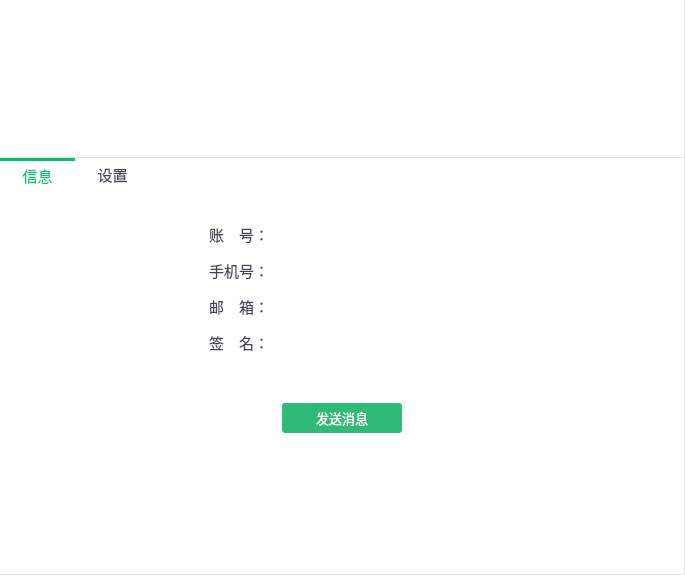
<?xml version="1.0" encoding="UTF-8"?>
<ui version="4.0">
 <class>STContactDetailClass</class>
 <widget class="QWidget" name="STContactDetailClass">
  <property name="geometry">
   <rect>
    <x>0</x>
    <y>0</y>
    <width>685</width>
    <height>575</height>
   </rect>
  </property>
  <property name="windowTitle">
   <string>STContactDetail</string>
  </property>
  <property name="styleSheet">
   <string notr="true">border:0px;</string>
  </property>
  <layout class="QVBoxLayout" name="verticalLayout" stretch="0,1">
   <property name="spacing">
    <number>0</number>
   </property>
   <property name="leftMargin">
    <number>0</number>
   </property>
   <property name="topMargin">
    <number>0</number>
   </property>
   <property name="rightMargin">
    <number>0</number>
   </property>
   <property name="bottomMargin">
    <number>0</number>
   </property>
   <item>
    <widget class="QWidget" name="widget" native="true">
     <property name="styleSheet">
      <string notr="true">QWidget#widget{border-bottom: 1px solid #e3e3e3;border-right: 1px solid #e3e3e3;background-color: rgb(255, 255, 255);}</string>
     </property>
     <layout class="QHBoxLayout" name="horizontalLayout">
      <property name="spacing">
       <number>0</number>
      </property>
      <property name="leftMargin">
       <number>0</number>
      </property>
      <property name="topMargin">
       <number>20</number>
      </property>
      <property name="rightMargin">
       <number>0</number>
      </property>
      <property name="bottomMargin">
       <number>20</number>
      </property>
      <item>
       <spacer name="horizontalSpacer">
        <property name="orientation">
         <enum>Qt::Horizontal</enum>
        </property>
        <property name="sizeHint" stdset="0">
         <size>
          <width>291</width>
          <height>20</height>
         </size>
        </property>
       </spacer>
      </item>
      <item>
       <widget class="QWidget" name="widget_3" native="true">
        <layout class="QVBoxLayout" name="verticalLayout_2">
         <property name="spacing">
          <number>8</number>
         </property>
         <property name="leftMargin">
          <number>0</number>
         </property>
         <property name="topMargin">
          <number>0</number>
         </property>
         <property name="rightMargin">
          <number>0</number>
         </property>
         <property name="bottomMargin">
          <number>0</number>
         </property>
         <item>
          <widget class="QWidget" name="widget_7" native="true">
           <property name="minimumSize">
            <size>
             <width>0</width>
             <height>0</height>
            </size>
           </property>
           <layout class="QHBoxLayout" name="horizontalLayout_5">
            <property name="spacing">
             <number>0</number>
            </property>
            <property name="leftMargin">
             <number>0</number>
            </property>
            <property name="topMargin">
             <number>0</number>
            </property>
            <property name="rightMargin">
             <number>0</number>
            </property>
            <property name="bottomMargin">
             <number>0</number>
            </property>
            <item>
             <spacer name="horizontalSpacer_7">
              <property name="orientation">
               <enum>Qt::Horizontal</enum>
              </property>
              <property name="sizeHint" stdset="0">
               <size>
                <width>30</width>
                <height>20</height>
               </size>
              </property>
             </spacer>
            </item>
            <item>
             <widget class="MaskLabel" name="lblPic">
              <property name="sizePolicy">
               <sizepolicy hsizetype="Preferred" vsizetype="Preferred">
                <horstretch>80</horstretch>
                <verstretch>80</verstretch>
               </sizepolicy>
              </property>
              <property name="minimumSize">
               <size>
                <width>80</width>
                <height>80</height>
               </size>
              </property>
              <property name="maximumSize">
               <size>
                <width>80</width>
                <height>80</height>
               </size>
              </property>
              <property name="styleSheet">
               <string notr="true"/>
              </property>
              <property name="text">
               <string/>
              </property>
             </widget>
            </item>
            <item>
             <spacer name="horizontalSpacer_8">
              <property name="orientation">
               <enum>Qt::Horizontal</enum>
              </property>
              <property name="sizeHint" stdset="0">
               <size>
                <width>30</width>
                <height>20</height>
               </size>
              </property>
             </spacer>
            </item>
           </layout>
          </widget>
         </item>
         <item>
          <widget class="QWidget" name="widget_10" native="true">
           <property name="minimumSize">
            <size>
             <width>0</width>
             <height>0</height>
            </size>
           </property>
           <layout class="QHBoxLayout" name="horizontalLayout_10">
            <property name="spacing">
             <number>0</number>
            </property>
            <property name="leftMargin">
             <number>0</number>
            </property>
            <property name="topMargin">
             <number>0</number>
            </property>
            <property name="rightMargin">
             <number>0</number>
            </property>
            <property name="bottomMargin">
             <number>0</number>
            </property>
            <item>
             <spacer name="horizontalSpacer_19">
              <property name="orientation">
               <enum>Qt::Horizontal</enum>
              </property>
              <property name="sizeHint" stdset="0">
               <size>
                <width>10</width>
                <height>20</height>
               </size>
              </property>
             </spacer>
            </item>
            <item>
             <widget class="QLabel" name="lblName">
              <property name="minimumSize">
               <size>
                <width>200</width>
                <height>30</height>
               </size>
              </property>
              <property name="maximumSize">
               <size>
                <width>200</width>
                <height>30</height>
               </size>
              </property>
              <property name="font">
               <font>
                <family>微软雅黑</family>
                <pointsize>12</pointsize>
                <weight>50</weight>
                <bold>false</bold>
               </font>
              </property>
              <property name="styleSheet">
               <string notr="true">color: rgb(67, 69, 85);</string>
              </property>
              <property name="text">
               <string/>
              </property>
              <property name="alignment">
               <set>Qt::AlignCenter</set>
              </property>
             </widget>
            </item>
            <item>
             <spacer name="horizontalSpacer_20">
              <property name="orientation">
               <enum>Qt::Horizontal</enum>
              </property>
              <property name="sizeHint" stdset="0">
               <size>
                <width>10</width>
                <height>20</height>
               </size>
              </property>
             </spacer>
            </item>
           </layout>
          </widget>
         </item>
        </layout>
       </widget>
      </item>
      <item>
       <spacer name="horizontalSpacer_2">
        <property name="orientation">
         <enum>Qt::Horizontal</enum>
        </property>
        <property name="sizeHint" stdset="0">
         <size>
          <width>290</width>
          <height>20</height>
         </size>
        </property>
       </spacer>
      </item>
     </layout>
    </widget>
   </item>
   <item>
    <widget class="QWidget" name="widget_2" native="true">
     <property name="styleSheet">
      <string notr="true">

QWidget{background-color: rgb(255, 255, 255);}
QWidget#widget_2{border-right: 1px solid #e3e3e3;}
</string>
     </property>
     <layout class="QGridLayout" name="gridLayout">
      <property name="leftMargin">
       <number>0</number>
      </property>
      <property name="topMargin">
       <number>0</number>
      </property>
      <property name="rightMargin">
       <number>0</number>
      </property>
      <property name="bottomMargin">
       <number>0</number>
      </property>
      <property name="horizontalSpacing">
       <number>0</number>
      </property>
      <item row="0" column="0">
       <widget class="QTabWidget" name="tabWidget">
        <property name="font">
         <font>
          <family>微软雅黑</family>
          <pointsize>11</pointsize>
         </font>
        </property>
        <property name="autoFillBackground">
         <bool>false</bool>
        </property>
        <property name="styleSheet">
         <string notr="true">
QTabWidget::pane{border-bottom: 1px solid #e3e3e3;
border-right: 1px solid #e3e3e3;}

QTabWidget::tab-bar{alignment:center;}

#tabWidget QTabBar::tab
{
    min-width: 75px;
    min-height: 28px;
	font: 12pt &quot;微软雅黑&quot;;
}



#tabWidget QTabBar::tab:selected
{
    border-top: 3px solid #00c36e;
	color:#00c36e;
}

#tabWidget QTabBar::tab:!selected
{
    border-top: 0px;
	color: rgb(67, 69, 85);
}
</string>
        </property>
        <property name="tabPosition">
         <enum>QTabWidget::North</enum>
        </property>
        <property name="tabShape">
         <enum>QTabWidget::Rounded</enum>
        </property>
        <property name="currentIndex">
         <number>0</number>
        </property>
        <property name="elideMode">
         <enum>Qt::ElideMiddle</enum>
        </property>
        <property name="usesScrollButtons">
         <bool>false</bool>
        </property>
        <property name="tabsClosable">
         <bool>false</bool>
        </property>
        <property name="tabBarAutoHide">
         <bool>false</bool>
        </property>
        <widget class="QWidget" name="twDetail">
         <attribute name="title">
          <string>信息</string>
         </attribute>
         <layout class="QVBoxLayout" name="verticalLayout_3">
          <property name="topMargin">
           <number>30</number>
          </property>
          <item>
           <widget class="QWidget" name="widget_4" native="true">
            <layout class="QHBoxLayout" name="horizontalLayout_3">
             <property name="leftMargin">
              <number>0</number>
             </property>
             <property name="topMargin">
              <number>0</number>
             </property>
             <property name="rightMargin">
              <number>0</number>
             </property>
             <property name="bottomMargin">
              <number>0</number>
             </property>
             <item>
              <spacer name="horizontalSpacer_3">
               <property name="orientation">
                <enum>Qt::Horizontal</enum>
               </property>
               <property name="sizeHint" stdset="0">
                <size>
                 <width>40</width>
                 <height>20</height>
                </size>
               </property>
              </spacer>
             </item>
             <item>
              <widget class="QLabel" name="label_3">
               <property name="minimumSize">
                <size>
                 <width>100</width>
                 <height>30</height>
                </size>
               </property>
               <property name="maximumSize">
                <size>
                 <width>100</width>
                 <height>30</height>
                </size>
               </property>
               <property name="font">
                <font>
                 <family>微软雅黑</family>
                 <pointsize>11</pointsize>
                </font>
               </property>
               <property name="styleSheet">
                <string notr="true">color: rgb(67, 69, 85);</string>
               </property>
               <property name="text">
                <string>账　号：</string>
               </property>
               <property name="alignment">
                <set>Qt::AlignCenter</set>
               </property>
              </widget>
             </item>
             <item>
              <widget class="QLabel" name="lblJid">
               <property name="minimumSize">
                <size>
                 <width>200</width>
                 <height>30</height>
                </size>
               </property>
               <property name="maximumSize">
                <size>
                 <width>200</width>
                 <height>30</height>
                </size>
               </property>
               <property name="font">
                <font>
                 <family>微软雅黑</family>
                 <pointsize>11</pointsize>
                </font>
               </property>
               <property name="styleSheet">
                <string notr="true">color: rgb(67, 69, 85);</string>
               </property>
               <property name="text">
                <string/>
               </property>
               <property name="alignment">
                <set>Qt::AlignLeading|Qt::AlignLeft|Qt::AlignVCenter</set>
               </property>
              </widget>
             </item>
             <item>
              <spacer name="horizontalSpacer_4">
               <property name="orientation">
                <enum>Qt::Horizontal</enum>
               </property>
               <property name="sizeHint" stdset="0">
                <size>
                 <width>40</width>
                 <height>20</height>
                </size>
               </property>
              </spacer>
             </item>
            </layout>
           </widget>
          </item>
          <item>
           <widget class="QWidget" name="widget_5" native="true">
            <layout class="QHBoxLayout" name="horizontalLayout_4">
             <property name="leftMargin">
              <number>0</number>
             </property>
             <property name="topMargin">
              <number>0</number>
             </property>
             <property name="rightMargin">
              <number>0</number>
             </property>
             <property name="bottomMargin">
              <number>0</number>
             </property>
             <item>
              <spacer name="horizontalSpacer_5">
               <property name="orientation">
                <enum>Qt::Horizontal</enum>
               </property>
               <property name="sizeHint" stdset="0">
                <size>
                 <width>40</width>
                 <height>20</height>
                </size>
               </property>
              </spacer>
             </item>
             <item>
              <widget class="QLabel" name="label_5">
               <property name="minimumSize">
                <size>
                 <width>100</width>
                 <height>30</height>
                </size>
               </property>
               <property name="maximumSize">
                <size>
                 <width>100</width>
                 <height>30</height>
                </size>
               </property>
               <property name="font">
                <font>
                 <family>微软雅黑</family>
                 <pointsize>11</pointsize>
                </font>
               </property>
               <property name="styleSheet">
                <string notr="true">color: rgb(67, 69, 85);</string>
               </property>
               <property name="text">
                <string>手机号：</string>
               </property>
               <property name="alignment">
                <set>Qt::AlignCenter</set>
               </property>
              </widget>
             </item>
             <item>
              <widget class="QLabel" name="lblTelephone">
               <property name="minimumSize">
                <size>
                 <width>200</width>
                 <height>30</height>
                </size>
               </property>
               <property name="maximumSize">
                <size>
                 <width>200</width>
                 <height>30</height>
                </size>
               </property>
               <property name="font">
                <font>
                 <family>微软雅黑</family>
                 <pointsize>11</pointsize>
                </font>
               </property>
               <property name="styleSheet">
                <string notr="true">color: rgb(67, 69, 85);</string>
               </property>
               <property name="text">
                <string/>
               </property>
               <property name="alignment">
                <set>Qt::AlignLeading|Qt::AlignLeft|Qt::AlignVCenter</set>
               </property>
              </widget>
             </item>
             <item>
              <spacer name="horizontalSpacer_6">
               <property name="orientation">
                <enum>Qt::Horizontal</enum>
               </property>
               <property name="sizeHint" stdset="0">
                <size>
                 <width>40</width>
                 <height>20</height>
                </size>
               </property>
              </spacer>
             </item>
            </layout>
           </widget>
          </item>
          <item>
           <widget class="QWidget" name="widget_8" native="true">
            <layout class="QHBoxLayout" name="horizontalLayout_6">
             <property name="leftMargin">
              <number>0</number>
             </property>
             <property name="topMargin">
              <number>0</number>
             </property>
             <property name="rightMargin">
              <number>0</number>
             </property>
             <property name="bottomMargin">
              <number>0</number>
             </property>
             <item>
              <spacer name="horizontalSpacer_9">
               <property name="orientation">
                <enum>Qt::Horizontal</enum>
               </property>
               <property name="sizeHint" stdset="0">
                <size>
                 <width>40</width>
                 <height>20</height>
                </size>
               </property>
              </spacer>
             </item>
             <item>
              <widget class="QLabel" name="label_9">
               <property name="minimumSize">
                <size>
                 <width>100</width>
                 <height>30</height>
                </size>
               </property>
               <property name="maximumSize">
                <size>
                 <width>100</width>
                 <height>30</height>
                </size>
               </property>
               <property name="font">
                <font>
                 <family>微软雅黑</family>
                 <pointsize>11</pointsize>
                </font>
               </property>
               <property name="styleSheet">
                <string notr="true">color: rgb(67, 69, 85);</string>
               </property>
               <property name="text">
                <string>邮　箱：</string>
               </property>
               <property name="alignment">
                <set>Qt::AlignCenter</set>
               </property>
              </widget>
             </item>
             <item>
              <widget class="QLabel" name="lblEmail">
               <property name="minimumSize">
                <size>
                 <width>200</width>
                 <height>30</height>
                </size>
               </property>
               <property name="maximumSize">
                <size>
                 <width>200</width>
                 <height>30</height>
                </size>
               </property>
               <property name="font">
                <font>
                 <family>微软雅黑</family>
                 <pointsize>11</pointsize>
                </font>
               </property>
               <property name="styleSheet">
                <string notr="true">color: rgb(67, 69, 85);</string>
               </property>
               <property name="text">
                <string/>
               </property>
               <property name="alignment">
                <set>Qt::AlignLeading|Qt::AlignLeft|Qt::AlignVCenter</set>
               </property>
              </widget>
             </item>
             <item>
              <spacer name="horizontalSpacer_10">
               <property name="orientation">
                <enum>Qt::Horizontal</enum>
               </property>
               <property name="sizeHint" stdset="0">
                <size>
                 <width>40</width>
                 <height>20</height>
                </size>
               </property>
              </spacer>
             </item>
            </layout>
           </widget>
          </item>
          <item>
           <widget class="QWidget" name="widget_9" native="true">
            <layout class="QHBoxLayout" name="horizontalLayout_7">
             <property name="leftMargin">
              <number>0</number>
             </property>
             <property name="topMargin">
              <number>0</number>
             </property>
             <property name="rightMargin">
              <number>0</number>
             </property>
             <property name="bottomMargin">
              <number>0</number>
             </property>
             <item>
              <spacer name="horizontalSpacer_11">
               <property name="orientation">
                <enum>Qt::Horizontal</enum>
               </property>
               <property name="sizeHint" stdset="0">
                <size>
                 <width>40</width>
                 <height>20</height>
                </size>
               </property>
              </spacer>
             </item>
             <item>
              <widget class="QLabel" name="label_11">
               <property name="minimumSize">
                <size>
                 <width>100</width>
                 <height>30</height>
                </size>
               </property>
               <property name="maximumSize">
                <size>
                 <width>100</width>
                 <height>30</height>
                </size>
               </property>
               <property name="font">
                <font>
                 <family>微软雅黑</family>
                 <pointsize>11</pointsize>
                </font>
               </property>
               <property name="styleSheet">
                <string notr="true">color: rgb(67, 69, 85);</string>
               </property>
               <property name="text">
                <string>签　名：</string>
               </property>
               <property name="alignment">
                <set>Qt::AlignCenter</set>
               </property>
              </widget>
             </item>
             <item>
              <widget class="QLabel" name="lblDescription">
               <property name="minimumSize">
                <size>
                 <width>200</width>
                 <height>30</height>
                </size>
               </property>
               <property name="maximumSize">
                <size>
                 <width>200</width>
                 <height>30</height>
                </size>
               </property>
               <property name="font">
                <font>
                 <family>微软雅黑</family>
                 <pointsize>11</pointsize>
                </font>
               </property>
               <property name="styleSheet">
                <string notr="true">color: rgb(67, 69, 85);</string>
               </property>
               <property name="text">
                <string/>
               </property>
               <property name="alignment">
                <set>Qt::AlignLeading|Qt::AlignLeft|Qt::AlignVCenter</set>
               </property>
              </widget>
             </item>
             <item>
              <spacer name="horizontalSpacer_12">
               <property name="orientation">
                <enum>Qt::Horizontal</enum>
               </property>
               <property name="sizeHint" stdset="0">
                <size>
                 <width>40</width>
                 <height>20</height>
                </size>
               </property>
              </spacer>
             </item>
            </layout>
           </widget>
          </item>
          <item>
           <widget class="QWidget" name="widget_6" native="true">
            <layout class="QHBoxLayout" name="horizontalLayout_2">
             <property name="spacing">
              <number>50</number>
             </property>
             <property name="topMargin">
              <number>40</number>
             </property>
             <item>
              <spacer name="horizontalSpacer_13">
               <property name="orientation">
                <enum>Qt::Horizontal</enum>
               </property>
               <property name="sizeHint" stdset="0">
                <size>
                 <width>40</width>
                 <height>20</height>
                </size>
               </property>
              </spacer>
             </item>
             <item>
              <widget class="QPushButton" name="pbSendMessage">
               <property name="minimumSize">
                <size>
                 <width>120</width>
                 <height>30</height>
                </size>
               </property>
               <property name="maximumSize">
                <size>
                 <width>120</width>
                 <height>30</height>
                </size>
               </property>
               <property name="font">
                <font>
                 <family>微软雅黑</family>
                 <pointsize>10</pointsize>
                </font>
               </property>
               <property name="styleSheet">
                <string notr="true">

QPushButton {
	border-radius: 3px;
	color: rgb(255, 255, 255);
	background-color: rgb(48, 186, 120);
}
QPushButton:hover:pressed {
	background-color: rgb(48, 186, 120);
}
QPushButton:hover:!pressed {
	
	background-color: rgb(109, 206, 160);
}</string>
               </property>
               <property name="text">
                <string>发送消息</string>
               </property>
               <property name="default">
                <bool>false</bool>
               </property>
               <property name="flat">
                <bool>true</bool>
               </property>
              </widget>
             </item>
             <item>
              <spacer name="horizontalSpacer_14">
               <property name="orientation">
                <enum>Qt::Horizontal</enum>
               </property>
               <property name="sizeHint" stdset="0">
                <size>
                 <width>40</width>
                 <height>20</height>
                </size>
               </property>
              </spacer>
             </item>
            </layout>
           </widget>
          </item>
          <item>
           <spacer name="verticalSpacer_2">
            <property name="orientation">
             <enum>Qt::Vertical</enum>
            </property>
            <property name="sizeHint" stdset="0">
             <size>
              <width>20</width>
              <height>94</height>
             </size>
            </property>
           </spacer>
          </item>
         </layout>
        </widget>
        <widget class="QWidget" name="twSetting">
         <attribute name="title">
          <string>设置</string>
         </attribute>
         <layout class="QVBoxLayout" name="verticalLayout_4">
          <property name="topMargin">
           <number>80</number>
          </property>
          <item>
           <widget class="QWidget" name="widText" native="true">
            <layout class="QHBoxLayout" name="horizontalLayout_8">
             <property name="leftMargin">
              <number>0</number>
             </property>
             <property name="topMargin">
              <number>0</number>
             </property>
             <property name="rightMargin">
              <number>0</number>
             </property>
             <property name="bottomMargin">
              <number>0</number>
             </property>
             <item>
              <spacer name="horizontalSpacer_15">
               <property name="orientation">
                <enum>Qt::Horizontal</enum>
               </property>
               <property name="sizeHint" stdset="0">
                <size>
                 <width>40</width>
                 <height>20</height>
                </size>
               </property>
              </spacer>
             </item>
             <item>
              <widget class="QLabel" name="label">
               <property name="minimumSize">
                <size>
                 <width>35</width>
                 <height>35</height>
                </size>
               </property>
               <property name="styleSheet">
                <string notr="true">border-image: url(:/SoftTerminal/images/info.png);</string>
               </property>
               <property name="text">
                <string/>
               </property>
              </widget>
             </item>
             <item>
              <widget class="QLabel" name="lblDeleteFinish">
               <property name="minimumSize">
                <size>
                 <width>110</width>
                 <height>30</height>
                </size>
               </property>
               <property name="maximumSize">
                <size>
                 <width>110</width>
                 <height>30</height>
                </size>
               </property>
               <property name="font">
                <font>
                 <family>微软雅黑</family>
                 <pointsize>11</pointsize>
                </font>
               </property>
               <property name="styleSheet">
                <string notr="true">color: rgb(67, 69, 85);</string>
               </property>
               <property name="text">
                <string>已删除该好友。</string>
               </property>
               <property name="alignment">
                <set>Qt::AlignCenter</set>
               </property>
              </widget>
             </item>
             <item>
              <spacer name="horizontalSpacer_16">
               <property name="orientation">
                <enum>Qt::Horizontal</enum>
               </property>
               <property name="sizeHint" stdset="0">
                <size>
                 <width>40</width>
                 <height>20</height>
                </size>
               </property>
              </spacer>
             </item>
            </layout>
           </widget>
          </item>
          <item>
           <widget class="QWidget" name="widButton" native="true">
            <property name="font">
             <font>
              <family>微软雅黑</family>
              <pointsize>10</pointsize>
             </font>
            </property>
            <layout class="QHBoxLayout" name="horizontalLayout_9">
             <property name="spacing">
              <number>0</number>
             </property>
             <property name="leftMargin">
              <number>0</number>
             </property>
             <property name="topMargin">
              <number>0</number>
             </property>
             <property name="rightMargin">
              <number>0</number>
             </property>
             <property name="bottomMargin">
              <number>0</number>
             </property>
             <item>
              <spacer name="horizontalSpacer_17">
               <property name="orientation">
                <enum>Qt::Horizontal</enum>
               </property>
               <property name="sizeHint" stdset="0">
                <size>
                 <width>40</width>
                 <height>20</height>
                </size>
               </property>
              </spacer>
             </item>
             <item>
              <widget class="QPushButton" name="pbDeleteFriend">
               <property name="minimumSize">
                <size>
                 <width>200</width>
                 <height>30</height>
                </size>
               </property>
               <property name="maximumSize">
                <size>
                 <width>200</width>
                 <height>30</height>
                </size>
               </property>
               <property name="font">
                <font>
                 <family>微软雅黑</family>
                 <pointsize>10</pointsize>
                </font>
               </property>
               <property name="styleSheet">
                <string notr="true">

QPushButton {
	border-radius: 3px;
	color: rgb(255, 255, 255);
	background-color: rgb(255, 103, 65);
}
QPushButton:hover:pressed {
	background-color: rgb(255, 103, 65);
}
QPushButton:hover:!pressed {
	background-color: rgb(255, 133, 103);
}</string>
               </property>
               <property name="text">
                <string>删除好友</string>
               </property>
               <property name="flat">
                <bool>true</bool>
               </property>
              </widget>
             </item>
             <item>
              <spacer name="horizontalSpacer_18">
               <property name="orientation">
                <enum>Qt::Horizontal</enum>
               </property>
               <property name="sizeHint" stdset="0">
                <size>
                 <width>40</width>
                 <height>20</height>
                </size>
               </property>
              </spacer>
             </item>
            </layout>
           </widget>
          </item>
          <item>
           <spacer name="verticalSpacer_3">
            <property name="orientation">
             <enum>Qt::Vertical</enum>
            </property>
            <property name="sizeHint" stdset="0">
             <size>
              <width>20</width>
              <height>118</height>
             </size>
            </property>
           </spacer>
          </item>
         </layout>
        </widget>
       </widget>
      </item>
     </layout>
    </widget>
   </item>
  </layout>
 </widget>
 <customwidgets>
  <customwidget>
   <class>MaskLabel</class>
   <extends>QLabel</extends>
   <header location="global">masklabel.h</header>
  </customwidget>
 </customwidgets>
 <resources>
  <include location="../res/softterminal.qrc"/>
 </resources>
 <connections/>
</ui>
